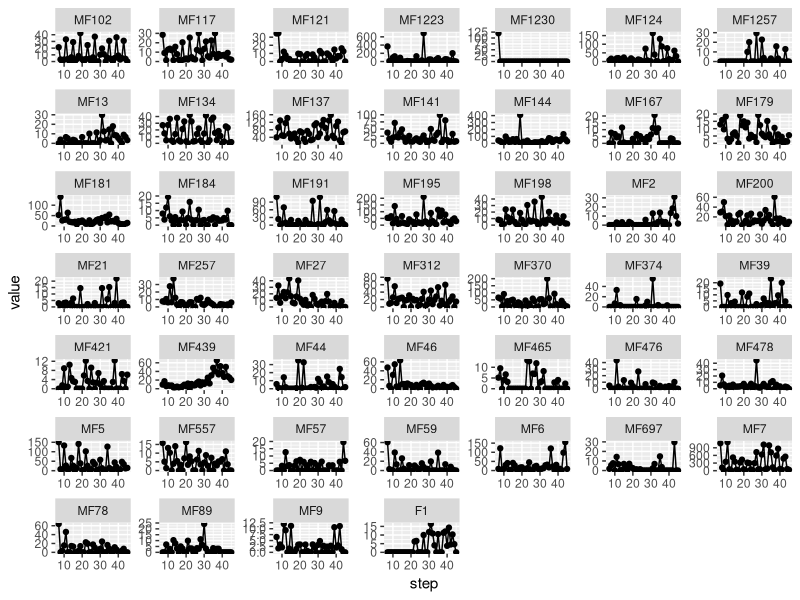
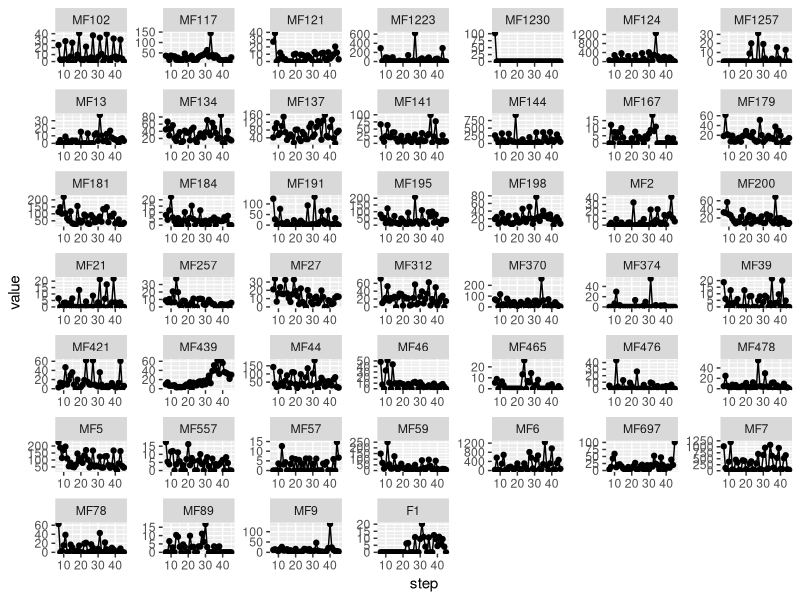
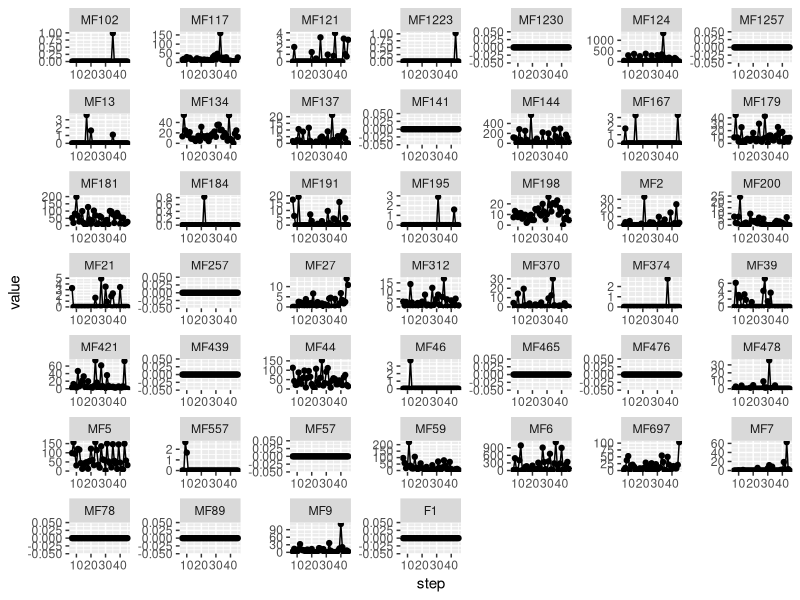

Write R code to recreate these figures, in order.
## Package
require(stringr)
require(tidyr)
require(dplyr)
require(ggplot2)
require(reshape2)
require(forcats)

### Import database
total_DB = read.csv(
    "data/diversity_data/Matrix_Total_dominant.csv",
    sep = ";"
)
names(total_DB) = str_replace_all(names(total_DB), "X", "MF")

adult_DB = read.csv(
    "data/diversity_data/Matrix_Adults_dominant.csv",
    sep = ";"
)
names(adult_DB) = str_replace_all(names(adult_DB), "X", "MF")

juv_DB = read.csv(
    "data/diversity_data/Matrix_Juv_dominant.csv",
    sep = ";"
)
names(juv_DB) = str_replace_all(names(juv_DB), "X", "MF")

### Visualise dataset
graph_TimeSeries = function(dataset){

    data_plot = dataset %>% select(-sampling_period) %>% melt(id.vars = "step")

    graph = ggplot(
        data = data_plot,
        aes(
            x = step,
            y = value,
            group = variable
        )
    ) + geom_point() + geom_line() + facet_wrap(.~variable, scales = "free")

    graph

}

ggsave(
    "docs/graphs_diversity_data/SLAM_V69/Time_series_adults.jpg",
    graph_TimeSeries(adult_DB),
    width = 20, 
    height = 20
)

ggsave(
    "docs/graphs_diversity_data/SLAM_V69/Time_series_total.jpg",
    graph_TimeSeries(total_DB),
    width = 20,
    height = 20
)

ggsave(
    "docs/graphs_diversity_data/SLAM_V69/Time_series_juveniles.jpg",
    graph_TimeSeries(juv_DB),
    width = 20,
    height = 20
)


### Select final dataset
# Remove MF with chaotic time series (rare species ?)
adult_selected = adult_DB %>% select(
    -c(
        "MF1223", #Aleyrodidae sp. complex
        "MF1257", #Anaspis sp.
        "MF2", #Tenuiphantes miguelensis (Wunderlich, 1992)
        "F1", #Lasius grandis Forel, 1909
        "MF374", #Bertkauia lucifuga (Rambur, 1842)
        "MF697" #Microlinyphia johnsoni (Blackwall, 1859)
    )
)

write.table(
    adult_selected,
    "data/diversity_data/dominant_adult_selected.csv",
    sep = ";",
    row.names = F
)
